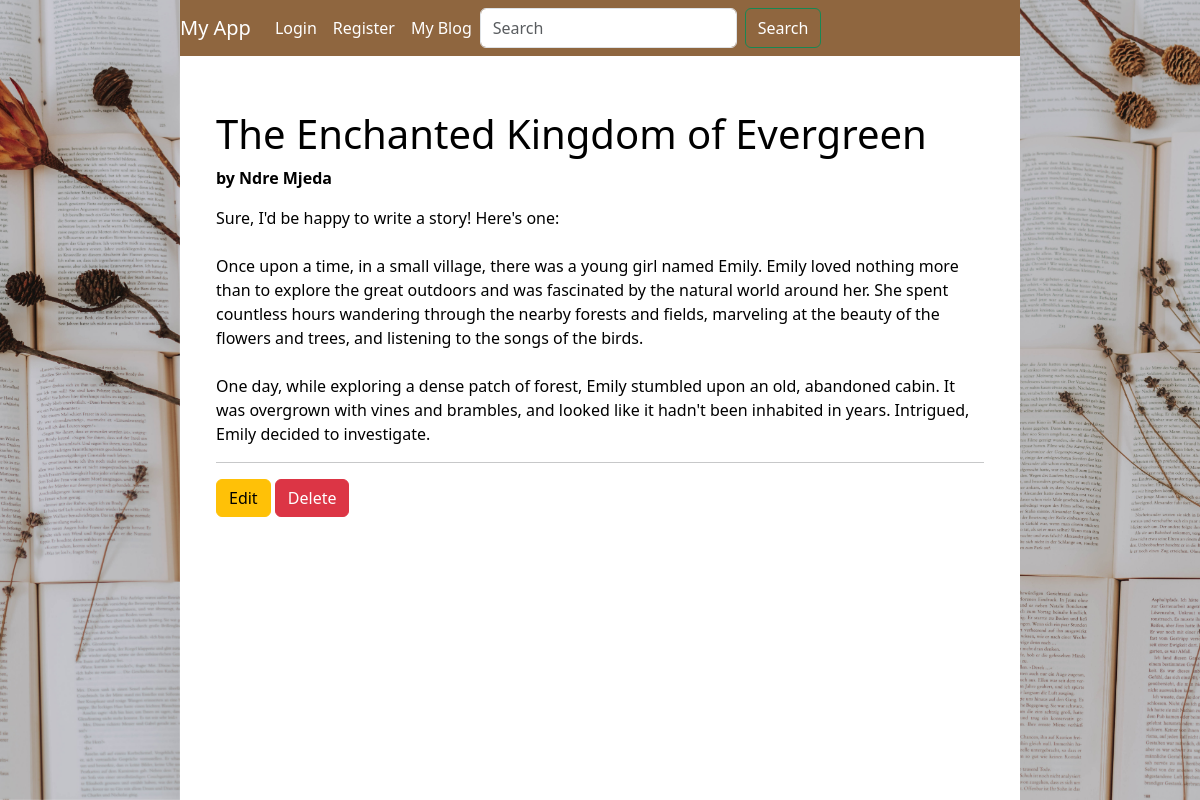
/my_app/blog_post/4/, run on the app's committed database.
### my_app/models.py (models this page shows, shortened)
class BlogPost(models.Model):
    title = models.CharField(max_length=255)
    author = models.CharField(max_length=255)
    content = models.TextField()
    upload = models.FileField(
        upload_to='uploads/',
        blank=True,
        null=True,
        validators=[
            FileExtensionValidator(allowed_extensions=['pdf', 'txt', 'doc', 'docx', 'dot', 'dotx'])
        ]
    )
    cover_image = models.ImageField(upload_to='blog_covers/', blank=True, null=True)
    created_at = models.DateTimeField(auto_now_add=True)
    updated_at = models.DateTimeField(auto_now=True)

### my_app/views.py (the view)
# urls.py: path('blog_post/<int:pk>/', views.BlogPostDetailView.as_view(), name='blog_post_detail'),
class BlogPostDetailView(DetailView):
    model = BlogPost
    template_name = 'blog_post_detail.html'
    def get_context_data(self, **kwargs):
        context = super().get_context_data(**kwargs)
        context['blog_post'] = context.pop('blogpost')
        return context

### my_app/templates/blog_post_detail.html (shortened to what this page needs)
{% extends 'base.html' %}
{% load static %}
{% block content %}
<div class="container mt-4 p-4" style="background-color: rgba(255,255,255,0.7);">
  <h1 style="color: black;">{{ blog_post.title }}</h1>
  <p style="color: black;"><strong>by {{ blog_post.author }}</strong></p>
  <p style="color: black;">{{ blog_post.content|linebreaksbr }}</p>
  <hr>
  <a href="{% url 'blog_post_update' blog_post.pk %}" class="btn btn-warning">Edit</a>
  <a href="{% url 'blog_post_delete' blog_post.pk %}" class="btn btn-danger">Delete</a>
</div>
{% endblock %}

### my_app/static/css/styles.css (style rules this page uses)
main .container { margin-top: 30px; }

### data on the page
BlogPost: title "The Enchanted Kingdom of Evergreen", author "Ndre Mjeda", content "Sure, I'd be happy to write a story! Here's one: Once upon a time, in a small village, there was a young girl named Emily. Emily loved nothing more than to explore the great outdoors and was fascinated by the natural world around her. She spent countless hours wandering through the nearby forests and fields, marveling at the beauty of the flowers and trees, and listening to the songs of the birds. One day, while exploring a dense patch of forest, Emily stumbled upon an old, abandoned cabin. It was overgrown with vines and brambles, and looked like it hadn't been inhabited in years. Intrigued, Emily decided to investigate."
